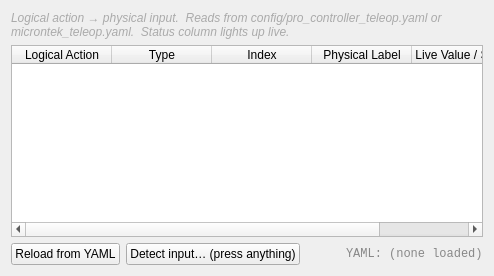
      <widget class="QWidget" name="tabMapping">
       <attribute name="title"><string>Mapping</string></attribute>
       <layout class="QVBoxLayout" name="tabMappingLayout">
        <item>
         <widget class="QLabel" name="lblMappingHelp">
          <property name="text"><string>Logical action → physical input.  Reads from config/pro_controller_teleop.yaml or microntek_teleop.yaml.  Status column lights up live.</string></property>
          <property name="wordWrap"><bool>true</bool></property>
          <property name="styleSheet"><string>color:#aaa; font-style:italic;</string></property>
         </widget>
        </item>

        <item>
         <widget class="QTableWidget" name="tblMapping">
          <property name="alternatingRowColors"><bool>true</bool></property>
          <property name="selectionMode"><enum>QAbstractItemView::SingleSelection</enum></property>
          <property name="selectionBehavior"><enum>QAbstractItemView::SelectRows</enum></property>
          <property name="columnCount"><number>5</number></property>
          <property name="rowCount"><number>0</number></property>
          <attribute name="horizontalHeaderStretchLastSection"><bool>true</bool></attribute>
          <column><property name="text"><string>Logical Action</string></property></column>
          <column><property name="text"><string>Type</string></property></column>
          <column><property name="text"><string>Index</string></property></column>
          <column><property name="text"><string>Physical Label</string></property></column>
          <column><property name="text"><string>Live Value / State</string></property></column>
         </widget>
        </item>

        <item>
         <layout class="QHBoxLayout" name="mappingActionsLayout">
          <item>
           <widget class="QPushButton" name="btnReloadMapping">
            <property name="text"><string>Reload from YAML</string></property>
           </widget>
          </item>
          <item>
           <widget class="QPushButton" name="btnDetectInput">
            <property name="text"><string>Detect input… (press anything)</string></property>
            <property name="toolTip"><string>Highlights whichever button/axis you press next — useful for figuring out an unknown mapping.</string></property>
           </widget>
          </item>
          <item>
           <spacer name="mappingSpacer">
            <property name="orientation"><enum>Qt::Horizontal</enum></property>
            <property name="sizeHint" stdset="0"><size><width>40</width><height>20</height></size></property>
           </spacer>
          </item>
          <item>
           <widget class="QLabel" name="lblYamlPath">
            <property name="text"><string>YAML: (none loaded)</string></property>
            <property name="styleSheet"><string>color:#888; font-family:monospace;</string></property>
           </widget>
          </item>
         </layout>
        </item>
       </layout>
      </widget>
